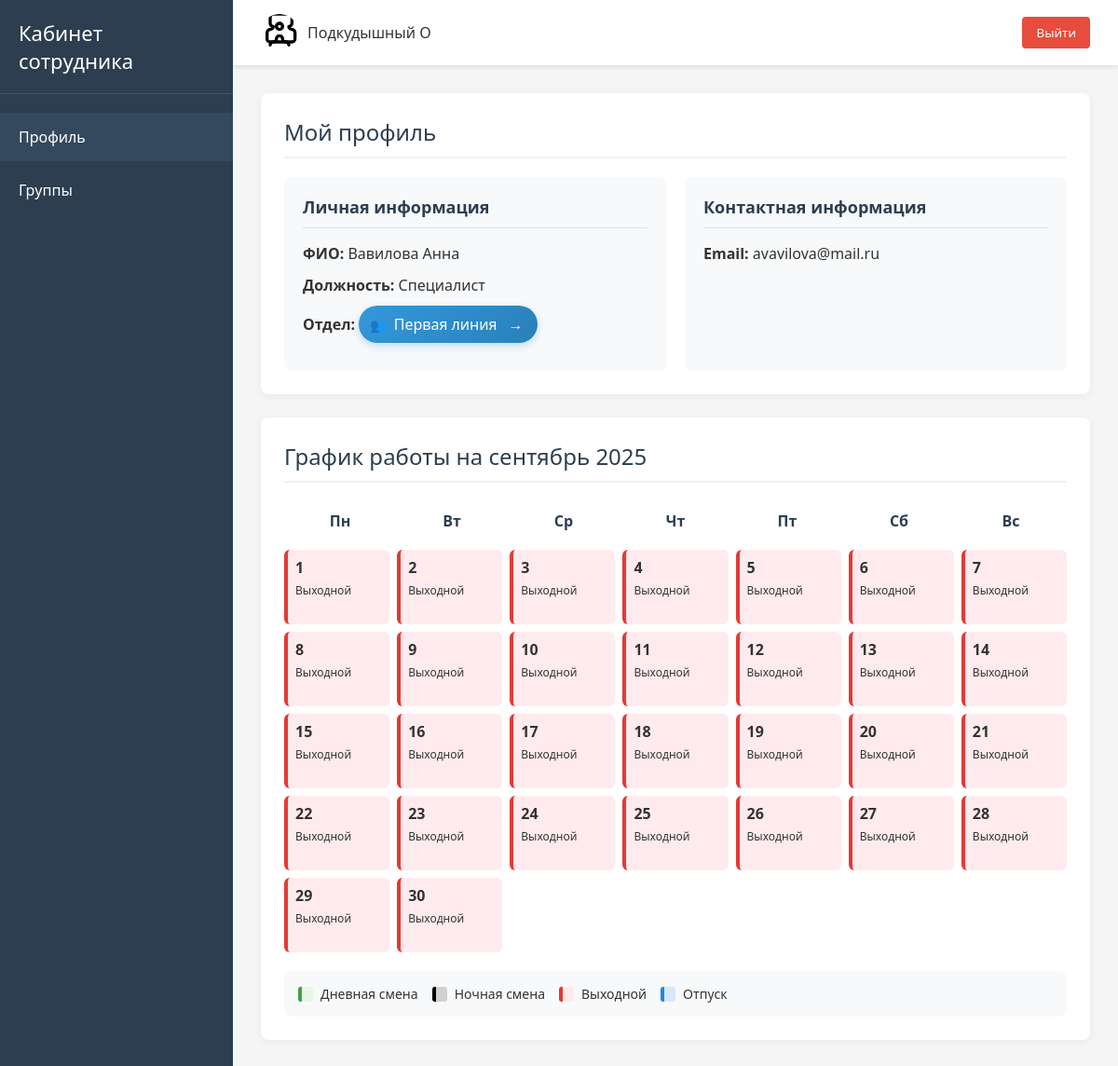
The app's page /profile/avavilova (signed in), older data.
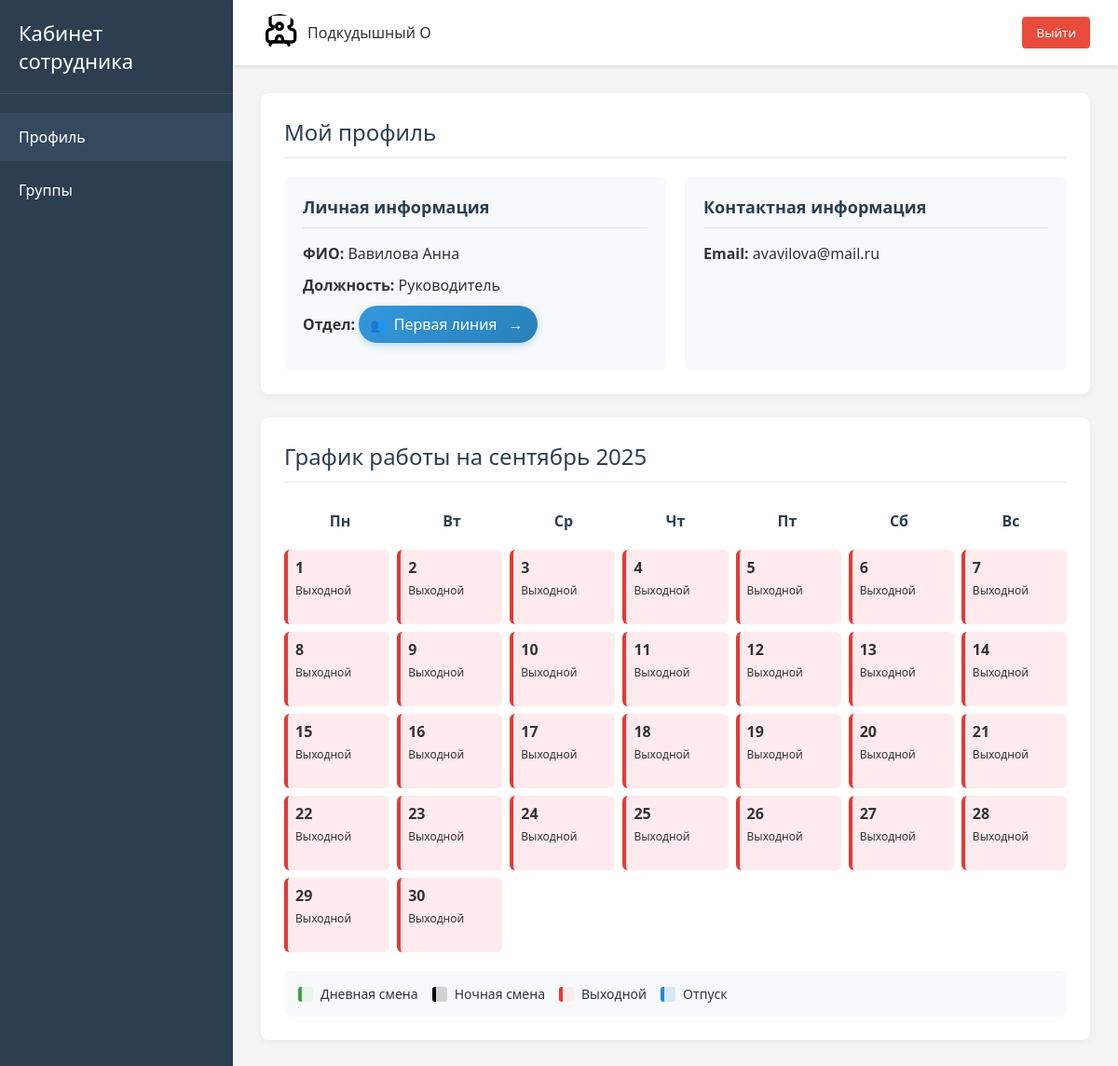
The same page, newer data.
### users/models.py (models this page shows, shortened)
class User(AbstractUser):
    email = models.EmailField("Email", unique=True)
    job_title = models.CharField("Должность", max_length=100)
    personnel_number = models.CharField(
        "Табельный номер",
        max_length=20,
        unique=True
    )
    group_job = models.ManyToManyField(
        "GroupJob",
        verbose_name="Группа сотрудника",
        related_name="users"
    )
    is_main = models.BooleanField("Босс этой качалки", default=False)
    USERNAME_FIELD = "email"
    REQUIRED_FIELDS = []
    objects = CustomUserManager()

### users/views.py (the view)
# urls.py: path("profile/<slug:username>", views.profile, name="profile"),
@login_required
def profile(request, username):
    employee = get_object_or_404(User, username=username)
    group = employee.group_job.filter().first()
    dates = days_current_month()
    calendar = {}
    for date in dates:
        work = employee.workshifts.filter(date_start=date).first()
        holiday = employee.holidays.filter(date=date).first()
        date_format = date.strftime("%Y-%m-%d")
        if work:
            calendar[date_format] = {
                "type": (
                    "day-night-shift"
                    if work.night_shift
                    else "day-shift-day"
                ),
                "time": (
                    f"{work.time_start.strftime('%H:%M')} - "
                    f"{work.time_end.strftime('%H:%M')}")
            }
        elif holiday:
            calendar[date_format] = {"type": "day-vacation", "time": "Отпуск"}
        else:
            calendar[date_format] = {"type": "day-off", "time": "Выходной"}
    first_date, last_date = get_holidays_first_and_last_date(employee=employee)
    if first_date and last_date:
        count_days = (last_date - first_date) + timedelta(days=1)
        context = {
            "employee": employee,
            "group": group,
            "first_date": first_date,
            "last_date": last_date,
            "count_days": count_days.days,
            "calendar": json.dumps(calendar, cls=DjangoJSONEncoder)
        }
    else:
        context = {
            "employee": employee,
            "group": group,
            "calendar": json.dumps(calendar, cls=DjangoJSONEncoder)
        }
    return render(request, "profile.html", context)

### utils/functions.py (called while the page is built)
def days_current_month() -> list[dt]:
    current_month = timezone.now().month
    current_year = timezone.now().year
    _, count_day_month = monthrange(current_year, current_month)
    result = []
    for day in range(1, count_day_month + 1):
        result.append(dt(current_year, current_month, day))
    return result

def get_holidays_first_and_last_date(employee) -> tuple | None:
    holidays_all = employee.holidays.filter(
        date__month__gte=CURRENT_MONTH
    ).order_by(
        "date"
    )
    if not holidays_all:
        return None, None
    first = holidays_all.first()
    last = holidays_all.last()
    return first.date, last.date

### templates/profile.html (shortened to what this page needs)
{% extends "base.html" %}
{% load static %}
{% block content %}
    <div class="section">
        <h2>Мой профиль</h2>
        <div class="info-blocks">
            <div class="info-block">
                <h3>Личная информация</h3>
                <p><strong>ФИО:</strong> {{ employee.last_name }} {{ employee.first_name }}</p>
                <p><strong>Должность:</strong> {{ employee.job_title }}</p>
                <p><strong>Отдел:</strong>
                    {% if group %}
                    <a href="{% url 'users:groups_detail' group.id %}" class="group-pill">
                    <span class="group-icon">👥</span>
                        {{ group.title }}
                    <span class="group-arrow">→</span>
                    </a>
                    {% else %}
                        Группа отсутствует
                    {% endif %}
                </p>
            </div>
            <div class="info-block">
                <h3>Контактная информация</h3>
                <p><strong>Email:</strong> {{ employee.email }}</p>
            </div>
        </div>
    </div>
    <div class="section">
        <h2>График работы на сентябрь 2025</h2>
        <div class="calendar">
            <div class="weekdays">
                <div class="weekday">Пн</div>
                <div class="weekday">Вт</div>
                <div class="weekday">Ср</div>
                <div class="weekday">Чт</div>
                <div class="weekday">Пт</div>
                <div class="weekday">Сб</div>
                <div class="weekday">Вс</div>
            </div>
            <div class="days-grid" id="calendar-days">
            </div>
                <div class="calendar-legend">
                <div class="legend-item legend-day-shift">
                    <div class="legend-color"></div>
                    <span>Дневная смена</span>
                </div>
                <div class="legend-item legend-night-shift">
                    <div class="legend-color"></div>
                    <span>Ночная смена</span>
                </div>
                <div class="legend-item legend-day-off">
                    <div class="legend-color"></div>
                    <span>Выходной</span>
                </div>
                <div class="legend-item legend-vacation">
                    <div class="legend-color"></div>
                    <span>Отпуск</span>
                </div>
        </div>
    </div>
</div>
{% endblock %}

Row changes from the older to the newer data that the page shows:
changed User "Вавилова": job_title "Специалист" → "Руководитель"
